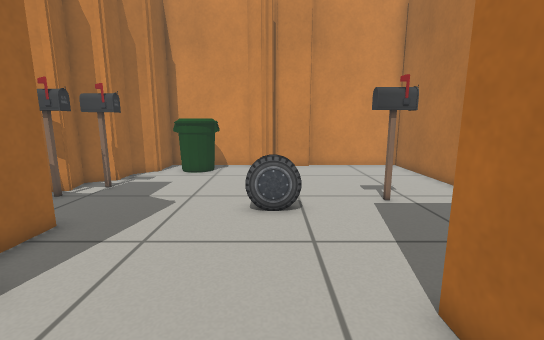
[1] (above)

22 first-person views from a walk through a world built for the Gazebo simulator. The camera is 0.69 m above the floor, tilts 10° down and sees 90° across. The lines on the ground mark 1 m squares. The floor is counted in squares, 0.25 m on a side. Each view is taken from the middle of a square. On the plan, view 1 faces up. The plan holds only what a view shows up to about 19 squares ahead; the rest is blank.

[2]
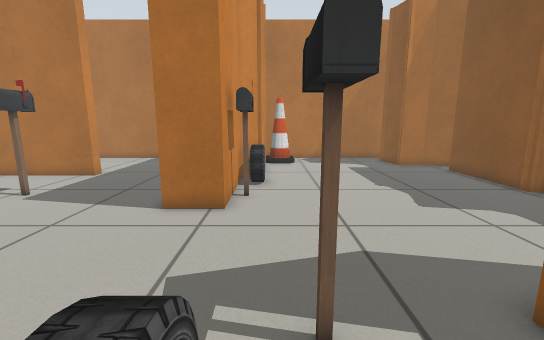

[3]
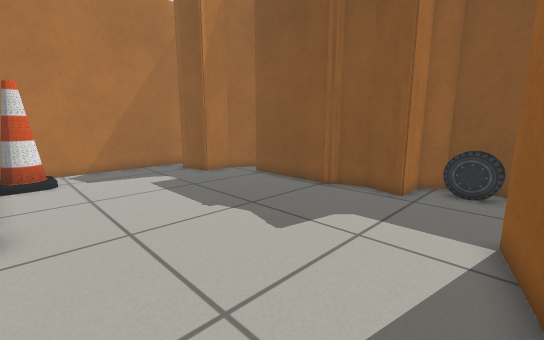

[4]
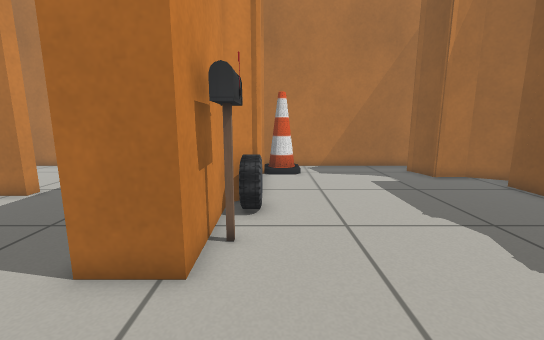

[5]
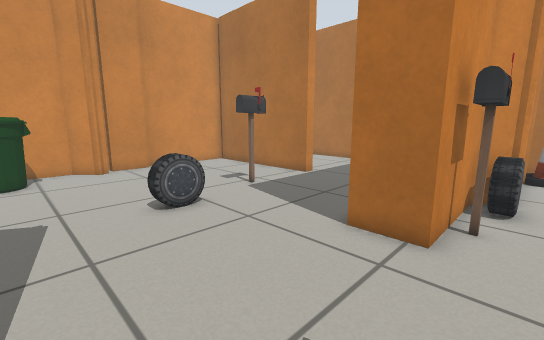

[6]
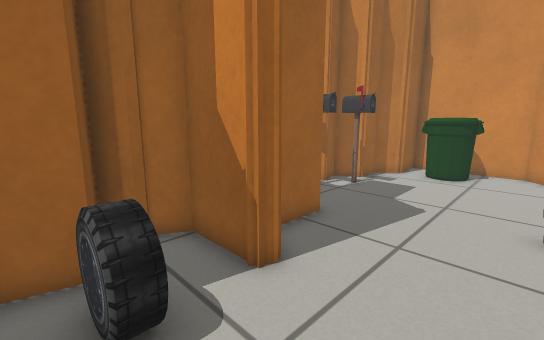

[7]
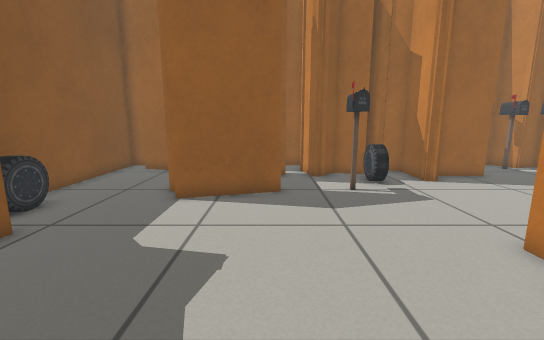

[8]
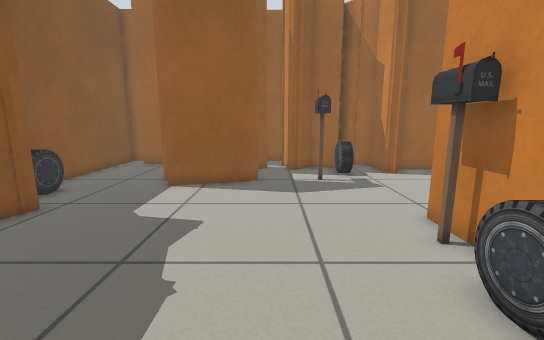

[9]
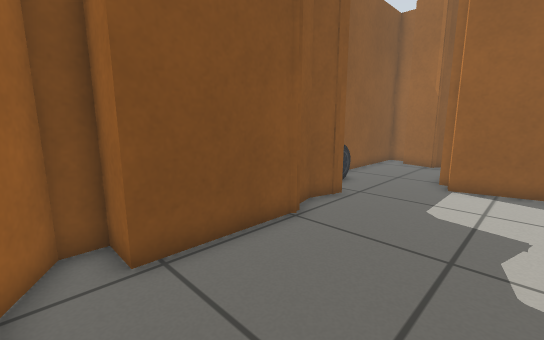

[10]
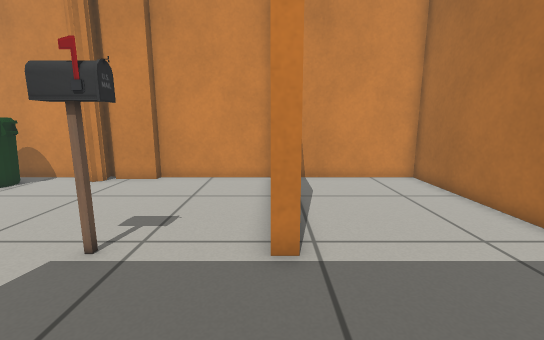

[11]
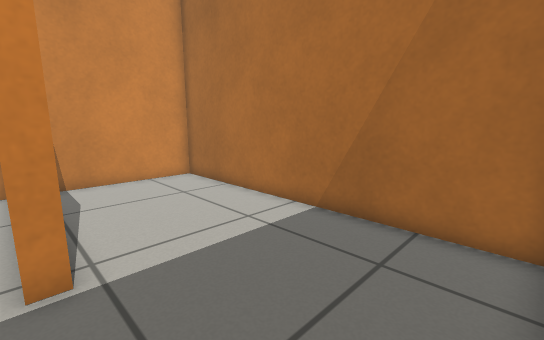

[12]
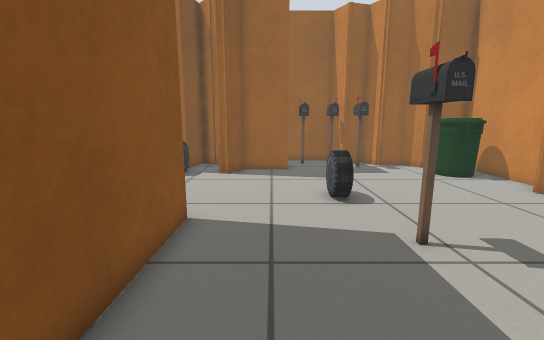

[13]
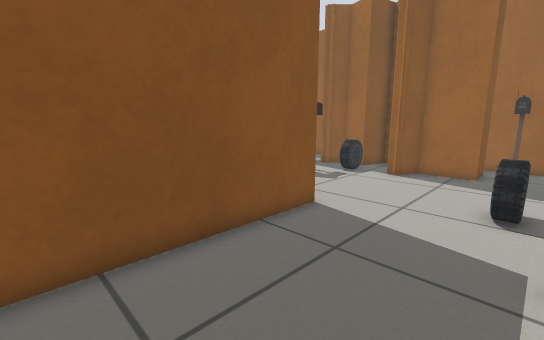

[14]
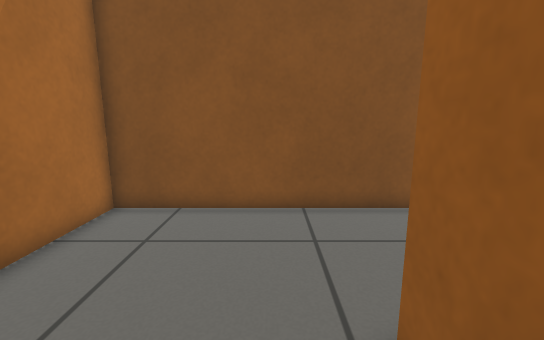

[15]
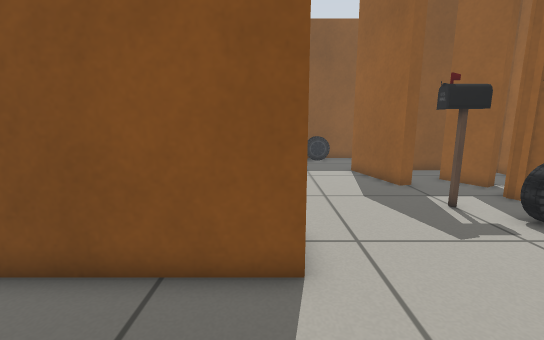

[16]
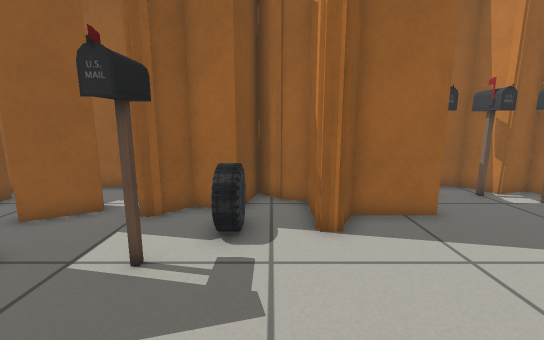

[17]
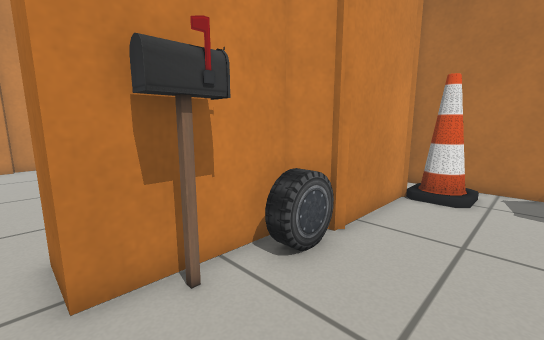

[18]
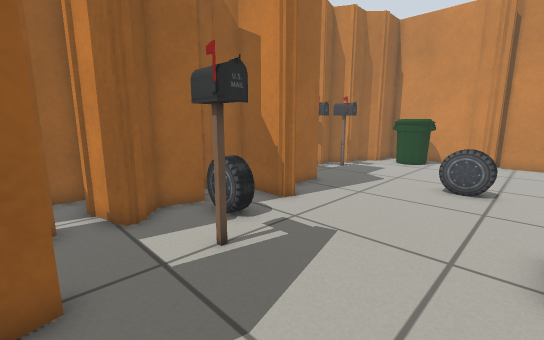

[19]
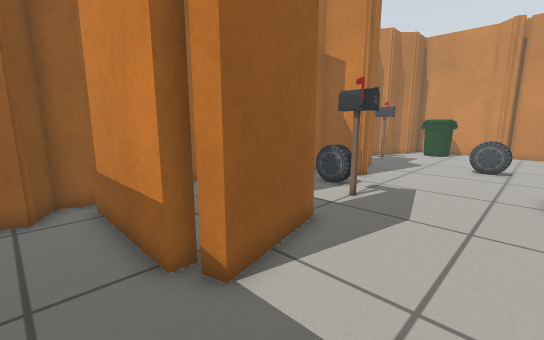

[20]
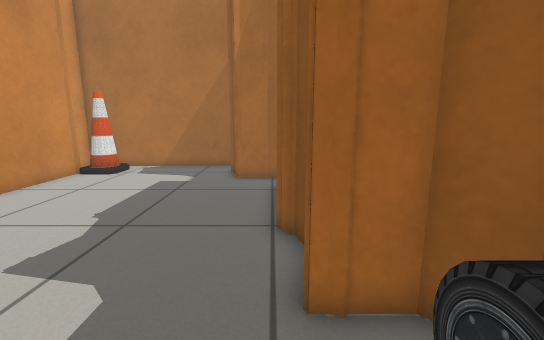

[21]
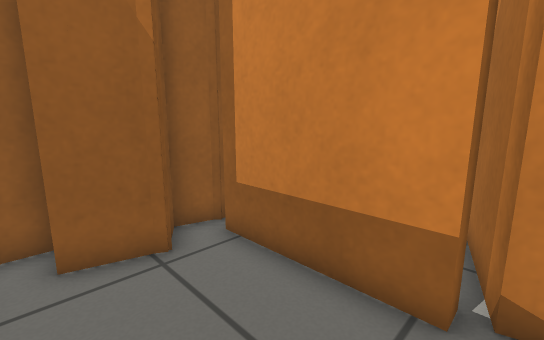

[22]
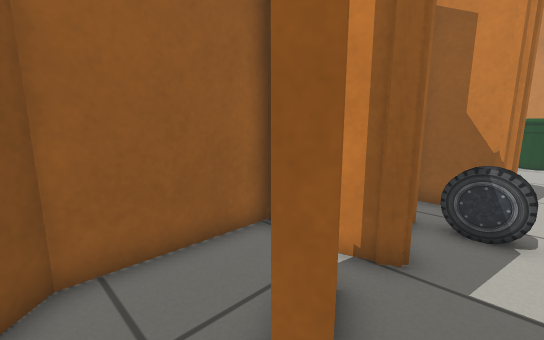

### Floor plan
Points are (right, up) in squares from view 1. A wall is a line through its corners. A room is listed if a view was taken in it or the views show most of it. See-through windows are left out.
Room 1 (views 1, 2, 3, 4, 5, 6, 7, 8, 9, 15, 16, 17, 18, 19, 20, 21)
walls: (-4.5, 3.6) (-4.7, 3.2); (-3.2, -3.8) (-2.6, -3.6) (-1.6, -7.5) (-2.2, -7.7); (-5.8, -1.2) (-5.7, -1.7) (-6, -2.1); (-6.4, 0.5) (-6.7, -0.6) (-5.6, -1.6); (-5.6, -1.9) (-6.5, -2.1); (8, 9.3) (8, 17.4); (-7.5, 2.4) (-8.4, 1.5) (-6.3, 0.9); (-2.6, -7.4) (-2.6, -8.1) (-7.6, -8.1); (12.9, 0.5) (8, 0.5) (7, 1.5) (2.4, 1.5) (2.4, 3.5) (7.4, 3.5); (-7.9, 6.9) (-5.8, 6.9) (-5.8, 4.4) (-4.6, 3.7) (-4.6, 3.2) (-7.1, 3.2) (-7.9, 1.8); (4.7, -10.2) (9.5, -10.2) (9.5, -11.6) (10.5, -11.6) (11.5, -9.8) (11.5, -8.3) (13.5, -7.7); (1.6, -10.5) (3.2, -10.9) (4.4, -10.6) (4.7, -10.2); (1.4, -11.1) (1.6, -10.5) (2.2, -10.5); (-8.4, -7.7) (-8.7, -9) (-7.5, -9.7) (-8, -11.6); (0, 16.6) (-0.4, 16.5); (0, 16.7) (-0.3, 16.4) (-1.5, 17.5) (-6.4, 17.5) (-6.4, 15); (0.3, 17.6) (-0.3, 17.7); (-6.2, 15.5) (-7.4, 14.3) (-7.4, 12.8) (-8.6, 12.2) (-8.2, 10.8) (-9.4, 10.2) (-9.4, 6.6); (7.9, 17.5) (2.4, 17.5) (2.4, 17.1) (0.3, 17.1); (15.1, -8.7) (15.1, 1.5) (14.1, 1.5); (-9.4, -11.4) (-9.4, -12.9) (0.7, -12.9) (1.5, -12.1) (1.5, -10.5)
ways out: opening at (8, 6.5) to room 2; opening at (-5, -3) to room 3
objects: postbox (-9, 8) to (-8, 8); postbox (-8, 10) to (-7, 10); postbox (-7, 11) to (-6, 12); car (-6, 1) to (-4, 1); bin (-5, 15) to (-3, 16); postbox (-3, -1) to (-2, -1); car (-1, -12) to (0, -12); car (-1, 8) to (1, 9); postbox (4, 1) to (5, 1); postbox (4, 9) to (5, 10); car (6, 0) to (7, 1); cone (13, -1) to (14, 0)
Room 2 (views 10, 11, 12, 13, 14)
walls: (8.6, 10.8) (8.6, 9.3) (8, 9.3); (7.4, 3.5) (15.1, 3.5) (15.1, 17.5) (7.9, 17.5)
ways out: opening at (8, 6.5) to room 1
Room 3 (view 22)
walls: (-6.8, -3.6) (-6.2, -3.3) (-5.2, -5) (-5.8, -5.4); (-7.6, -7.5) (-5.1, -7.5); (-6.5, -2.1) (-7.6, -2.4); (-9.4, -1.8) (-9.4, -6.7) (-8.4, -7.7); (-2.2, -7.7) (-3, -4.4)
ways out: opening at (-5, -3) to room 1

Positions as (right, up) in squares from view 1, and headings:
1: (0, 0), facing up
2: (-6, 0), facing right
3: (-2, 0), facing down-right
4: (-2, 0), facing right
5: (-4, 0), facing up-right
6: (-1, 0), facing up-left
7: (8, -4), facing left
8: (10, -3), facing left
9: (11, -5), facing down-left
10: (8, 4), facing up
11: (8, 4), facing up-right
12: (10, 6), facing left
13: (10, 9), facing down-left
14: (10, 12), facing down
15: (3, 8), facing down
16: (2, 2), facing left
17: (2, -3), facing up-right
18: (2, -4), facing up-left
19: (2, -10), facing up-left
20: (-2, -10), facing right
21: (-2, -12), facing up-left
22: (-4, -7), facing up-left
